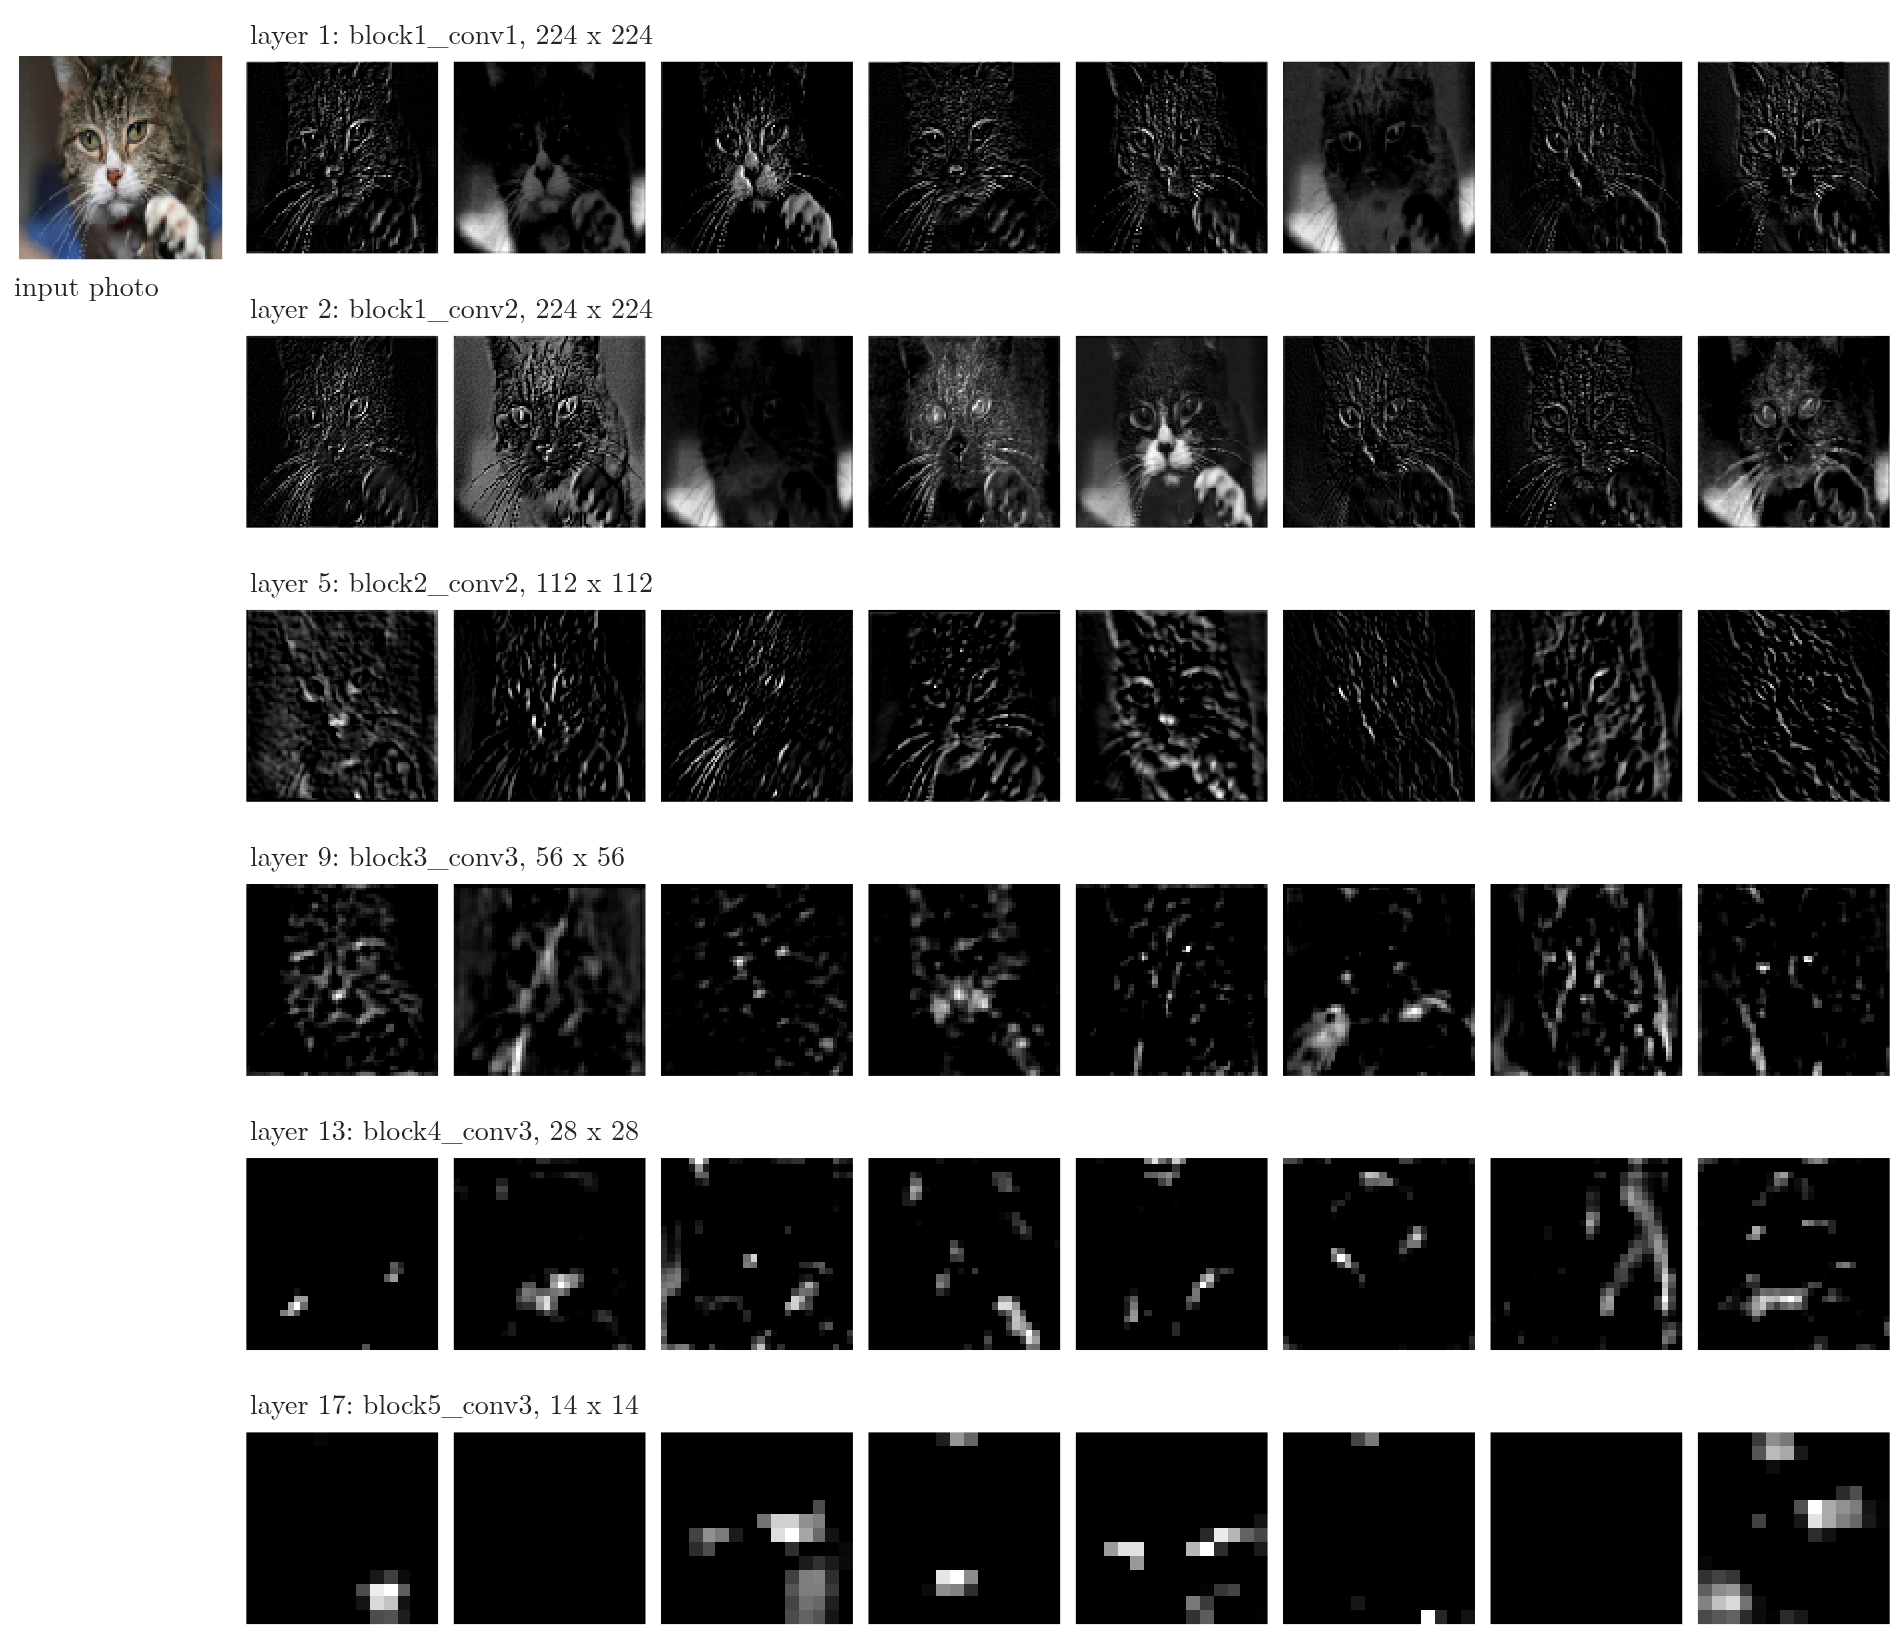

Write Python code to recreate this figure.
"""The kitten photo and the first 8 feature maps it produces at six layers of VGG16 (Plotly image grid)."""
from pathlib import Path
import numpy as np
from PIL import Image
import plotly.graph_objects as go
from plotly.subplots import make_subplots
from common import FONT

here = Path(__file__).parent
data = here.parent / "data"
maps = np.load(data / "feature_maps.npz")
layers = [("layer1", "layer 1: block1_conv1, 224 x 224"), ("layer2", "layer 2: block1_conv2, 224 x 224"),
          ("layer5", "layer 5: block2_conv2, 112 x 112"), ("layer9", "layer 9: block3_conv3, 56 x 56"),
          ("layer13", "layer 13: block4_conv3, 28 x 28"), ("layer17", "layer 17: block5_conv3, 14 x 14")]
fig = make_subplots(rows=len(layers), cols=9, horizontal_spacing=0.008, vertical_spacing=0.045,
                    column_widths=[1.15] + [1] * 8)
kitten = np.array(Image.open(data / "kitten_224.jpg").resize((112, 112)))
fig.add_trace(go.Image(z=kitten), row=1, col=1)
for r, (key, label) in enumerate(layers, start=1):
    m = maps[key]
    for c in range(8):
        grey = np.repeat(m[..., c:c + 1], 3, axis=2)          # brighter = larger value
        fig.add_trace(go.Image(z=grey), row=r, col=c + 2)
    top = fig.get_subplot(r, 2).yaxis.domain[1]               # just above this row's maps
    left = fig.get_subplot(r, 2).xaxis.domain[0]
    fig.add_annotation(text=label, xref="paper", yref="paper", x=left, xanchor="left", y=top, yanchor="bottom",
                       showarrow=False, font=dict(size=14))
below = fig.get_subplot(1, 1).yaxis.domain[0]
fig.add_annotation(text="input photo", xref="paper", yref="paper", x=0.0, y=below, xanchor="left", yanchor="top",
                   showarrow=False, font=dict(size=14))
fig.update_xaxes(visible=False)
fig.update_yaxes(visible=False)
fig.update_layout(template="simple_white", width=950, height=820, font=FONT, margin=dict(l=5, r=5, t=28, b=5))
fig.write_image(here / "feature_maps.png", scale=2)
fig.write_image(here / "feature_maps.pdf")
